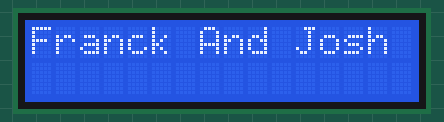
Bench run of a sketch on a simulated Arduino Uno, built with avr-gcc and run on an emulated ATmega328P. Parts: 16×2 character LCD.

Above: at 0.1 s.
At 3.1 s:
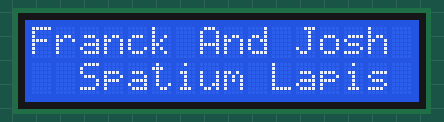
At 6.1 s:
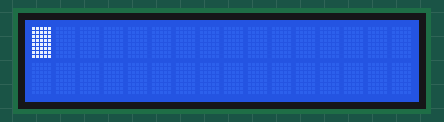
At 10.1 s:
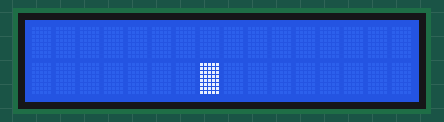
At 13.1 s:
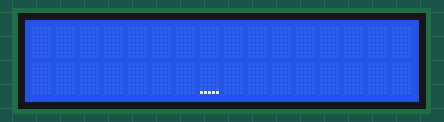

Measured:
- by itself, everything shown: repeats every 17.0 s, in 6 steps
- what the display in image 1 shows lasts 3.0 s, from 3.1 s to 6.1 s
- what the display in image 2 shows lasts 4.0 s, from 6.1 s to 10.1 s

The sketch:

LCD.ino
```cpp
#include <LiquidCrystal.h> // includes the LiquidCrystal Library
LiquidCrystal lcd(1, 2, 4, 5, 6, 7); // Creates an LCD object. Parameters: (rs, enable, d4, d5, d6, d7)

void setup() {
 lcd.begin(16,2); // Initializes the interface to the LCD screen, and specifies the dimensions (width and height) of the display }
}

void loop() {
 lcd.print("Franck And Josh "); // Prints "Arduino" on the LCD
 delay(3000); // 3 seconds delay
 lcd.setCursor(2,1); // Sets the location at which subsequent text written to the LCD will be displayed
 lcd.print("Spatium Lapis");
 delay(3000);
 lcd.clear(); // Clears the display
 lcd.blink(); //Displays the blinking LCD cursor
 delay(4000);
 lcd.setCursor(7,1);
 delay(3000);
 lcd.noBlink(); // Turns off the blinking LCD cursor
 lcd.cursor(); // Displays an underscore (line) at the position to which the next character will be written
 delay(4000);
 lcd.noCursor(); // Hides the LCD cursor
 lcd.clear(); // Clears the LCD screen
}
```
